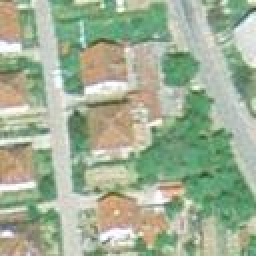
#> input picture houses0.jpg, 128 x 128 px, found by its file name (shown 2 times larger)
$ jupyter execute COLOR_GRAY_SCALE_TEST.ipynb   (shell and % lines are left out)
#> lines starting #> are read from the running program, lines starting #| are printed output that depends on the picture
[cell 1]
from matplotlib import pyplot as plt
import numpy as np
from skimage import io

#reading image from computer
img = io.imread("/home/data/Desktop/IMAGES/houses0.jpg")
#> img is the input picture: shape (128, 128, 3); mean R, G, B 160, 174.9, 148.7
plt.imshow(img)
print(img.shape)
#| (128, 128, 3)

[cell 2]
#converting image from RGB to Gray_Scale
from skimage.color import rgb2gray
Gray_img = rgb2gray(img)
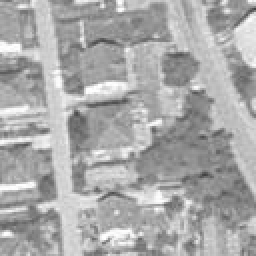
#> Gray_img: shape (128, 128) float64 (shown 2 times larger); min 0.253, max 1, mean 0.666
plt.imshow(Gray_img)
print(Gray_img.shape)
#| (128, 128)


$ run again, with houses1.jpg copied over houses0.jpg
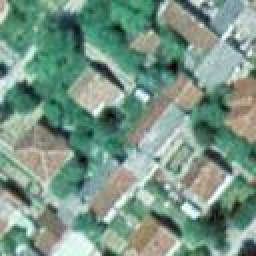
#> input picture houses1.jpg, 128 x 128 px, found by its file name (shown 2 times larger)
#> img is the input picture: shape (128, 128, 3); mean R, G, B 120.8, 149, 134.2
#| (128, 128, 3)
#> `Gray_img = rgb2gray(img)`:
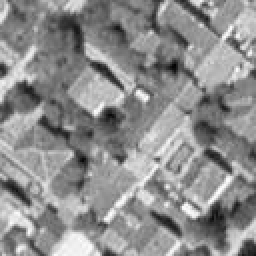
#> Gray_img: shape (128, 128) float64 (shown 2 times larger); min 0.0112, max 0.992, mean 0.557
#| (128, 128)

$ run again, with houses2.jpg copied over houses0.jpg
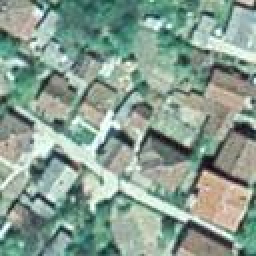
#> input picture houses2.jpg, 128 x 128 px, found by its file name (shown 2 times larger)
#> img is the input picture: shape (128, 128, 3); mean R, G, B 135.9, 157.2, 144.5
#| (128, 128, 3)
#> `Gray_img = rgb2gray(img)`:
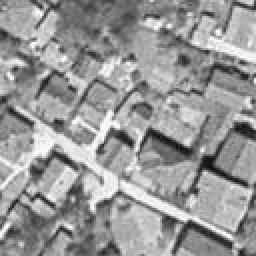
#> Gray_img: shape (128, 128) float64 (shown 2 times larger); min 0.044, max 0.994, mean 0.595
#| (128, 128)

$ run again, with houses3.jpg copied over houses0.jpg
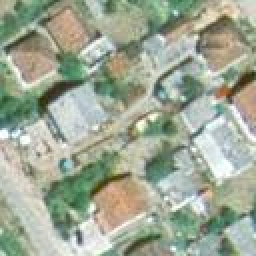
#> input picture houses3.jpg, 128 x 128 px, found by its file name (shown 2 times larger)
#> img is the input picture: shape (128, 128, 3); mean R, G, B 158.8, 167.4, 148.9
#| (128, 128, 3)
#> `Gray_img = rgb2gray(img)`:
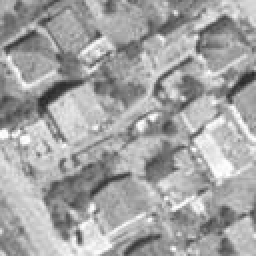
#> Gray_img: shape (128, 128) float64 (shown 2 times larger); min 0.152, max 1, mean 0.644
#| (128, 128)
